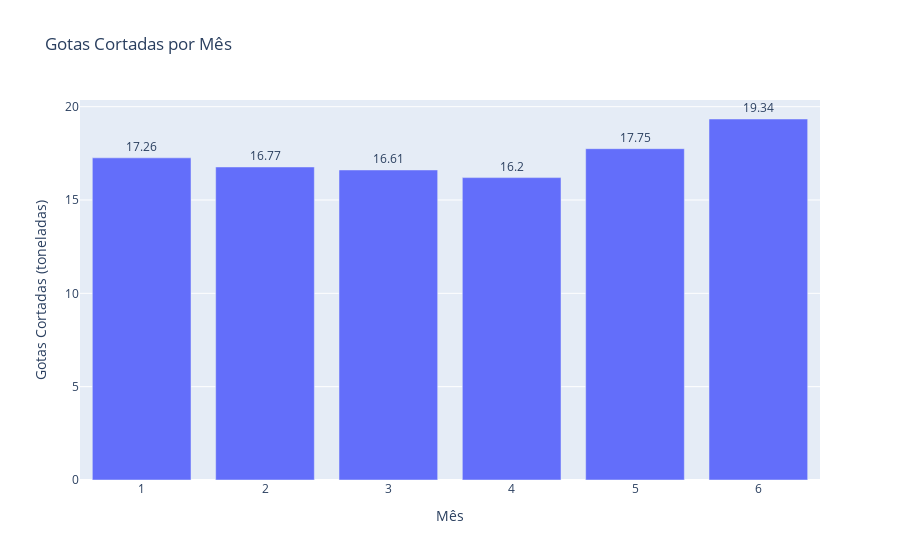
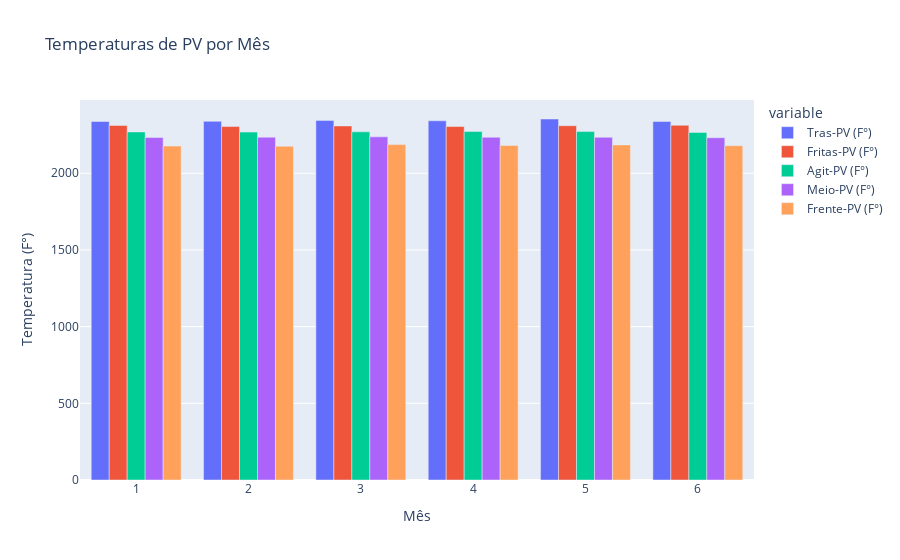
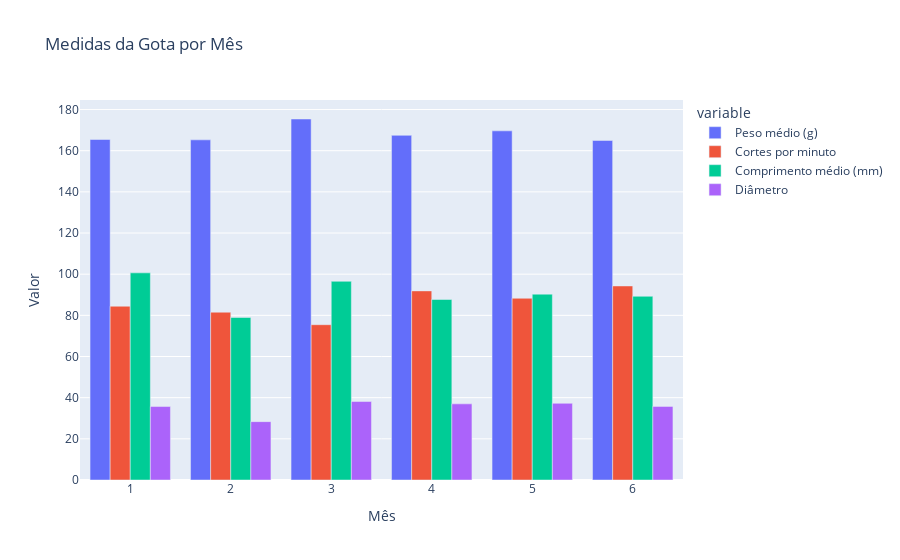

Notebook code for these charts, in order:
### Code cell
fig_gotas = px.bar(
    media_mensal, 
    x=media_mensal.index,
    y='Gotas cortadas (toneladas)',
    title="Gotas Cortadas por Mês",
    labels={'Mês': 'Mês', 'Gotas cortadas (toneladas)': 'Gotas Cortadas (toneladas)'},
    barmode='group'
)

fig_gotas.update_traces(
    text=media_mensal['Gotas cortadas (toneladas)'],
    textposition='outside'
)

fig_gotas.show()

# Médias de PV por mês
fig_pv = px.bar(
    media_mensal, 
    x=media_mensal.index, 
    y=['Tras-PV (F°)', 'Fritas-PV (F°)', 'Agit-PV (F°)', 'Meio-PV (F°)', 'Frente-PV (F°)'], 
    title="Temperaturas de PV por Mês",
    labels={'Mês': 'Mês', 'value': 'Temperatura (F°)'},
    barmode='group'
)
fig_pv.show()

# Médias das propriedades da gota por mês
fig_medidas = px.bar(
    media_mensal, 
    x=media_mensal.index, 
    y=['Peso médio (g)', 'Cortes por minuto', 'Comprimento médio (mm)', 'Diâmetro'],
    title="Medidas da Gota por Mês",
    labels={'Mês': 'Mês', 'value': 'Valor'},
    barmode='group'
)
fig_medidas.show()

### Figure 1 — Plotly figure (JSON) as saved in the notebook; plotly's stock layout.template omitted (floating-point values rounded to 4 significant figures)
{"data": [{"alignmentgroup": "True", "hovertemplate": "Mês=%{x}<br>Gotas Cortadas (toneladas)=%{y}<extra></extra>", "legendgroup": "", "marker": {"color": "#636efa", "pattern": {"shape": ""}}, "name": "", "offsetgroup": "", "orientation": "v", "showlegend": false, "text": [17.26, 16.77, 16.61, 16.2, 17.75, 19.34], "textposition": "outside", "type": "bar", "x": [1, 2, 3, 4, 5, 6], "xaxis": "x", "y": [17.26, 16.77, 16.61, 16.2, 17.75, 19.34], "yaxis": "y"}], "layout": {"barmode": "group", "legend": {"tracegroupgap": 0}, "title": {"text": "Gotas Cortadas por Mês"}, "xaxis": {"anchor": "y", "domain": [0, 1], "title": {"text": "Mês"}}, "yaxis": {"anchor": "x", "domain": [0, 1], "title": {"text": "Gotas Cortadas (toneladas)"}}}}

### Figure 2 — Plotly figure (JSON) as saved in the notebook; plotly's stock layout.template omitted (floating-point values rounded to 4 significant figures)
{"data": [{"alignmentgroup": "True", "hovertemplate": "variable=Tras-PV (F°)<br>Mês=%{x}<br>Temperatura (F°)=%{y}<extra></extra>", "legendgroup": "Tras-PV (F°)", "marker": {"color": "#636efa", "pattern": {"shape": ""}}, "name": "Tras-PV (F°)", "offsetgroup": "Tras-PV (F°)", "orientation": "v", "showlegend": true, "textposition": "auto", "type": "bar", "x": [1, 2, 3, 4, 5, 6], "xaxis": "x", "y": [2338.0, 2339.0, 2345.0, 2342.0, 2354.0, 2337.0], "yaxis": "y"}, {"alignmentgroup": "True", "hovertemplate": "variable=Fritas-PV (F°)<br>Mês=%{x}<br>Temperatura (F°)=%{y}<extra></extra>", "legendgroup": "Fritas-PV (F°)", "marker": {"color": "#EF553B", "pattern": {"shape": ""}}, "name": "Fritas-PV (F°)", "offsetgroup": "Fritas-PV (F°)", "orientation": "v", "showlegend": true, "textposition": "auto", "type": "bar", "x": [1, 2, 3, 4, 5, 6], "xaxis": "x", "y": [2312.0, 2305.0, 2309.0, 2305.0, 2310.0, 2313.0], "yaxis": "y"}, {"alignmentgroup": "True", "hovertemplate": "variable=Agit-PV (F°)<br>Mês=%{x}<br>Temperatura (F°)=%{y}<extra></extra>", "legendgroup": "Agit-PV (F°)", "marker": {"color": "#00cc96", "pattern": {"shape": ""}}, "name": "Agit-PV (F°)", "offsetgroup": "Agit-PV (F°)", "orientation": "v", "showlegend": true, "textposition": "auto", "type": "bar", "x": [1, 2, 3, 4, 5, 6], "xaxis": "x", "y": [2270.0, 2269.0, 2270.0, 2272.0, 2272.0, 2266.0], "yaxis": "y"}, {"alignmentgroup": "True", "hovertemplate": "variable=Meio-PV (F°)<br>Mês=%{x}<br>Temperatura (F°)=%{y}<extra></extra>", "legendgroup": "Meio-PV (F°)", "marker": {"color": "#ab63fa", "pattern": {"shape": ""}}, "name": "Meio-PV (F°)", "offsetgroup": "Meio-PV (F°)", "orientation": "v", "showlegend": true, "textposition": "auto", "type": "bar", "x": [1, 2, 3, 4, 5, 6], "xaxis": "x", "y": [2233.0, 2235.0, 2238.0, 2235.0, 2235.0, 2232.0], "yaxis": "y"}, {"alignmentgroup": "True", "hovertemplate": "variable=Frente-PV (F°)<br>Mês=%{x}<br>Temperatura (F°)=%{y}<extra></extra>", "legendgroup": "Frente-PV (F°)", "marker": {"color": "#FFA15A", "pattern": {"shape": ""}}, "name": "Frente-PV (F°)", "offsetgroup": "Frente-PV (F°)", "orientation": "v", "showlegend": true, "textposition": "auto", "type": "bar", "x": [1, 2, 3, 4, 5, 6], "xaxis": "x", "y": [2177.0, 2176.0, 2187.0, 2181.0, 2185.0, 2179.0], "yaxis": "y"}], "layout": {"barmode": "group", "legend": {"title": {"text": "variable"}, "tracegroupgap": 0}, "title": {"text": "Temperaturas de PV por Mês"}, "xaxis": {"anchor": "y", "domain": [0, 1], "title": {"text": "Mês"}}, "yaxis": {"anchor": "x", "domain": [0, 1], "title": {"text": "Temperatura (F°)"}}}}

### Figure 3 — Plotly figure (JSON) as saved in the notebook; plotly's stock layout.template omitted (floating-point values rounded to 4 significant figures)
{"data": [{"alignmentgroup": "True", "hovertemplate": "variable=Peso médio (g)<br>Mês=%{x}<br>Valor=%{y}<extra></extra>", "legendgroup": "Peso médio (g)", "marker": {"color": "#636efa", "pattern": {"shape": ""}}, "name": "Peso médio (g)", "offsetgroup": "Peso médio (g)", "orientation": "v", "showlegend": true, "textposition": "auto", "type": "bar", "x": [1, 2, 3, 4, 5, 6], "xaxis": "x", "y": [165.4, 165.3, 175.4, 167.5, 169.6, 165.0], "yaxis": "y"}, {"alignmentgroup": "True", "hovertemplate": "variable=Cortes por minuto<br>Mês=%{x}<br>Valor=%{y}<extra></extra>", "legendgroup": "Cortes por minuto", "marker": {"color": "#EF553B", "pattern": {"shape": ""}}, "name": "Cortes por minuto", "offsetgroup": "Cortes por minuto", "orientation": "v", "showlegend": true, "textposition": "auto", "type": "bar", "x": [1, 2, 3, 4, 5, 6], "xaxis": "x", "y": [84.43, 81.53, 75.45, 91.88, 88.3, 94.28], "yaxis": "y"}, {"alignmentgroup": "True", "hovertemplate": "variable=Comprimento médio (mm)<br>Mês=%{x}<br>Valor=%{y}<extra></extra>", "legendgroup": "Comprimento médio (mm)", "marker": {"color": "#00cc96", "pattern": {"shape": ""}}, "name": "Comprimento médio (mm)", "offsetgroup": "Comprimento médio (mm)", "orientation": "v", "showlegend": true, "textposition": "auto", "type": "bar", "x": [1, 2, 3, 4, 5, 6], "xaxis": "x", "y": [100.6, 78.95, 96.54, 87.7, 90.3, 89.26], "yaxis": "y"}, {"alignmentgroup": "True", "hovertemplate": "variable=Diâmetro<br>Mês=%{x}<br>Valor=%{y}<extra></extra>", "legendgroup": "Diâmetro", "marker": {"color": "#ab63fa", "pattern": {"shape": ""}}, "name": "Diâmetro", "offsetgroup": "Diâmetro", "orientation": "v", "showlegend": true, "textposition": "auto", "type": "bar", "x": [1, 2, 3, 4, 5, 6], "xaxis": "x", "y": [35.69, 28.36, 38.13, 36.99, 37.26, 35.77], "yaxis": "y"}], "layout": {"barmode": "group", "legend": {"title": {"text": "variable"}, "tracegroupgap": 0}, "title": {"text": "Medidas da Gota por Mês"}, "xaxis": {"anchor": "y", "domain": [0, 1], "title": {"text": "Mês"}}, "yaxis": {"anchor": "x", "domain": [0, 1], "title": {"text": "Valor"}}}}
